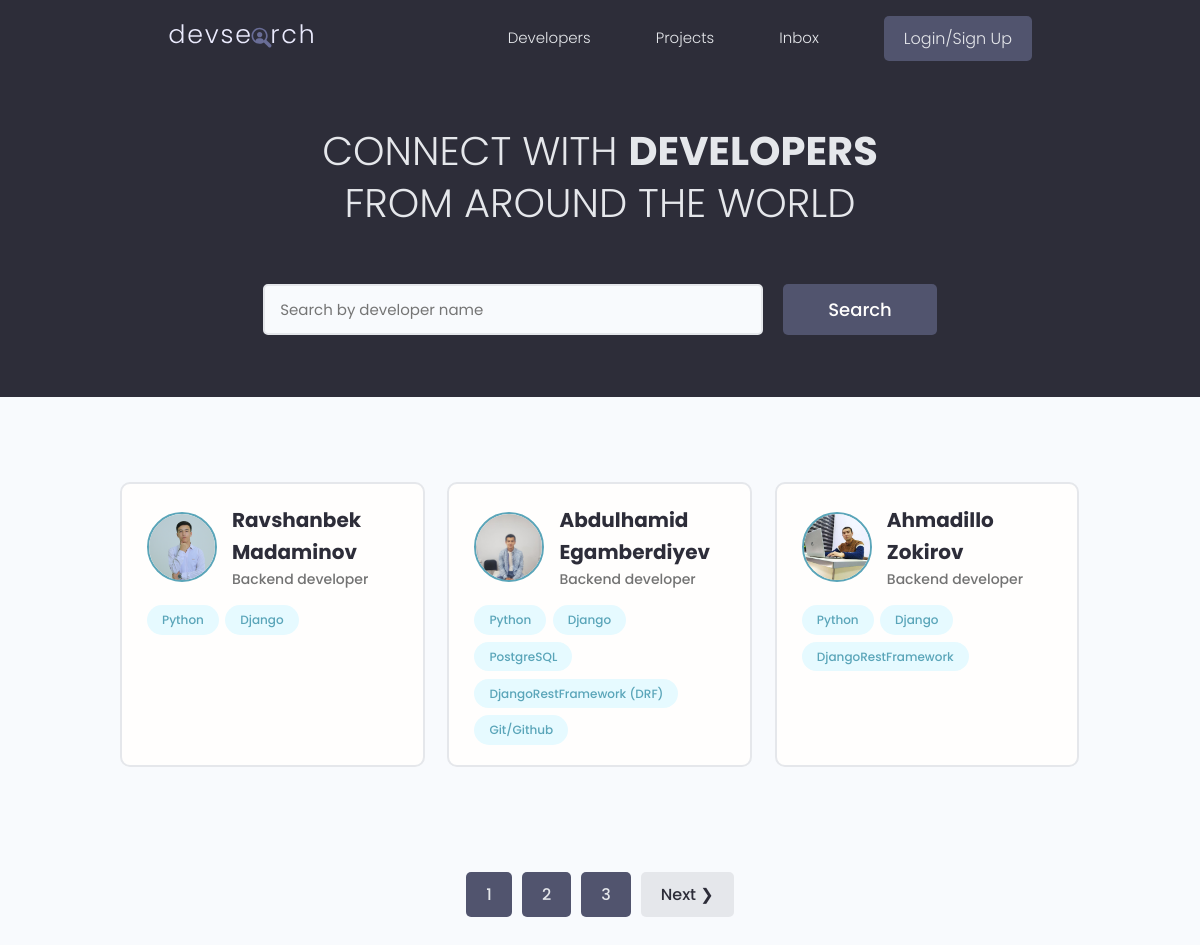
The page / on the database its author committed.
### account/models.py (models this page shows, shortened)
class Account(AbstractBaseUser):
    full_name = models.CharField(max_length=200)
    email = models.EmailField(max_length=70)
    username = models.CharField(max_length=50, unique=True)
    direction = models.CharField(verbose_name=' ',max_length=90, blank=True)
    bio = models.TextField(max_length=400, blank=True)
    address = models.CharField(max_length=80, blank=True)
    avatar = models.ImageField(upload_to='avatars/',blank=True, default='avatars/IMG_20220114_104710_103.JPG')
    date_joined = models.DateTimeField(verbose_name='Date joined',auto_now_add=True)
    last_login = models.DateTimeField(verbose_name='Last login',auto_now_add=True)
    is_admin = models.BooleanField(default=False)
    is_superuser = models.BooleanField(default=False)
    is_staff = models.BooleanField(default=False)
    is_active = models.BooleanField(default=True)
    EMAIL_FIELD = 'email'
    USERNAME_FIELD = 'username'
    REQUIRED_FIELDS = ['email',]
    objects = AccountManager()
    class Meta:
        verbose_name_plural = "Users profile"

class Skill(models.Model):
    account = models.ForeignKey(Account, on_delete=models.CASCADE, related_name='skill')
    name = models.CharField(max_length=120)
    description = models.TextField(max_length=300)
    level = models.IntegerField(default=20, help_text="Maximum 100%")
    added_time = models.DateTimeField(auto_now_add=True)
    updated_time = models.DateTimeField(auto_now_add=True)
    is_softskill = models.BooleanField(help_text='Is softskill?')
    class Meta:
        verbose_name_plural = "Skill"

### account/views.py (the view)
# urls.py: path('',views.profiles, name='home'),
def profiles(request):
    get_developers, search_query = searchDevelopers(request)
    paginator_core = Paginator(Account.objects.all(), 1)
    get_page = request.GET.get('page')
    get_developers_page = paginator_core.get_page(get_page)
    nums = "a" * get_developers_page.paginator.num_pages
    context = {
        'get_developers':get_developers,
        'get_developers_page':get_developers_page,
        'nums':nums,
        'search_query':search_query
    }
    return render(request, 'index.html', context)

### account/utils.py (called while the page is built)
def searchDevelopers(request):
    search_query = ''
    if request.GET.get('search_query'):
        search_query = request.GET.get('search_query')
    get_developers = Account.objects.distinct().filter(
        Q(full_name__icontains=search_query) |
        Q(username__icontains=search_query) |
        Q(email__icontains=search_query) |
        Q(direction__icontains=search_query)
    )
    return get_developers, search_query

### templates/index.html (shortened to what this page needs)
{% extends 'base.html' %}
{% block content %}
  <main class="home">
    <section class="hero-section text-center">
      <div class="container container--narrow">
        <div class="hero-section__box">
          <h2>CONNECT WITH <span>DEVELOPERS</span></h2>
          <h2>FROM AROUND THE WORLD</h2>
        </div>
        <div class="hero-section__search">
          <form class="form" action="{% url 'home' %}" method="get">
            <div class="form__field">
              <input class="input input--text" id="formInput#search" type="text" name="search_query" value="{{ search_query }}"
                placeholder="Search by developer name" />
            </div>
            <input class="btn btn--sub btn--lg" type="submit" value="Search" />
          </form>
        </div>
      </div>
    </section>
    <section class="devlist">
      <div class="container">
        <div class="grid grid--three">
          {% for developer in get_developers %}
            <div class="column card">
              <div class="dev">
                <a href="{% url 'profile-detail' developer.id %}" class="card__body">
                  <div class="dev__profile">
                    <img class="avatar avatar--md" src="{{ developer.avatar.url }}" alt="image" />
                    <div class="dev__meta">
                      <h3>{{ developer.full_name }}</h3>
                      <h5>{{ developer.direction }}</h5>
                    </div>
                  </div>
                  <div class="dev__skills">
                    {% for skill in developer.skill.all %}
                      <span class="tag tag--pill tag--main">
                        <small>{{ skill.name }}</small>
                      </span>
                    {% endfor %}
                  </div>
                </a>
              </div>
            </div>
          {% endfor %}
        </div>
      </div>
    </section>
    <div class="pagination">
      <ul class="container">
        {% for i in nums %}
          <li class="page-item"><a href="?page={{ forloop.counter }}" class="btn btn--sub page-link">{{ forloop.counter }}</a></li>
        {% endfor %}
        {% if get_developers_page.has_next %}
          <li><a href="?page={{ get_developers_page.next_page_number }}" class="btn">Next &#10095;</a></li>
        {% endif %}
      </ul>
    </div>
  </main>
{% endblock content %}

### static/styles/app.css (style rules this page uses)
:root { --color-sub: #2d2d39; }
.btn--sub { background-color: var(--color-sub-light); }
.card { border: 2px solid var(--color-light); }
img { width: 100%; }
.hero-section { height: 40vh; display: flex; align-items: center; background-color: var(--color-sub); }
.hero-section__box { margin-bottom: 4rem; }
.hero-section__box > h2, .hero-section__box > h2 > span { font-size: 4rem; color: var(--color-light); line-height: 1.3; text-transform: uppercase; }
.hero-section__box > h2 { font-weight: 300; }
.hero-section__box > h2 > span { font-weight: 700; }
.hero-section__search > .form { display: flex; align-items: center; justify-content: center; gap: 2rem; }
.hero-section__search > .form input.input--text { width: 50rem; }
.devlist { margin-top: 8rem; }
.devlist .grid { align-items: stretch; }
.devlist .dev .dev__profile { display: flex; align-items: center; gap: 1.5rem; }
.devlist .dev .dev__meta h3 { color: var(--color-sub); font-size: 2rem; font-weight: 700; }
.devlist .dev .dev__meta h5 { color: var(--color-text); font-size: 1.4rem; font-weight: 500; }
.pagination { margin-top: 8rem; margin-bottom: 10rem; }
.pagination > ul { flex-wrap: wrap; list-style: none; display: flex; align-items: center; justify-content: center; gap: 1rem; }
.pagination .btn { color: var(--color-sub); }
.pagination .btn.btn--sub { color: var(--color-light); }

### static/uikit/styles/modules/_variables.css (style rules this page uses)
:root { --color-main: #5aa5b9; --color-main-light: #e6faff; --color-sub: #3f4156; --color-sub-light: #51546e; --color-sub-lighter: #ededfd; --color-text: #737373; --color-gray: #8b8b8b; --color-light: #e5e7eb; --color-light-gray: #767676; --color-bg: #f8fafd; --color-white: #fffefd; --color-white-light: #f3f3f3; --color-success: #359e64; --color-success-bg: #def8e8; --color-error: #fc4b0b; --color-error-bg: #fff2ee; --font-base: 'Poppins', arial, helvetica, 'Segoe UI', roboto, ubuntu, sans-serif; --font-monospace: 'Fira Code', 'Courier New', courier, monospace; --font-regular: 300; --font-medium: 500; --font-bold: 700; --generic-shadow: 1px 1px 5px #00000010; --generic-transition: all 0.3s ease-in-out; }

### static/uikit/styles/modules/_base.css (style rules this page uses)
* { margin: 0; padding: 0; box-sizing: border-box; text-rendering: optimizeLegibility; color: inherit; font-size: inherit; }
html { font-size: 50%; }
@media only screen and (min-width: 480px) { html { font-size: 56.25%; } }
@media only screen and (min-width: 1200px) { html { font-size: 62.5%; } }
body { line-height: 1.6; font-weight: 400; font-size: 1.5rem; color: var(--color-text); background-color: var(--color-bg); min-height: 100vh; }

### static/uikit/styles/modules/_typography.css (style rules this page uses)
* { font-family: var(--font-base); }
h2 { font-size: 3.6rem; font-weight: var(--font-bold); }
h3 { font-size: 3.2rem; font-weight: var(--font-medium); }
h5 { font-size: 2.4rem; font-weight: var(--font-medium); }
h5, h6 { font-weight: var(--font-regular); }
p, span, strong { font-size: 1.6rem; color: var(--color-text); font-weight: var(--font-regular); }
a { padding-bottom: 2px; text-decoration: none; display: inline-block; color: var(--color-main); font-weight: var(--font-medium); }

### static/uikit/styles/modules/_utilities.css (style rules this page uses)
.container { width: 92%; max-width: 165rem; margin: 0 auto; box-sizing: border-box; }
.container--narrow { width: 92%; max-width: 120rem; }
@media screen and (min-width: 1000px) { .container { width: 90%; } }
@media screen and (min-width: 1000px) { .container--narrow { width: 85%; } }
@media screen and (min-width: 1200px) { .container { width: 80%; } }
@media screen and (min-width: 1200px) { .container--narrow { width: 72%; } }
.text-center { text-align: center; }

### static/uikit/styles/modules/_avatar.css (style rules this page uses)
.avatar { border-radius: 50%; border: 2px solid var(--color-main); object-fit: cover; }
.avatar--md { height: 7rem; width: 7rem; }

### static/uikit/styles/modules/_button.css (style rules this page uses)
.btn { display: inline-block; position: relative; cursor: pointer; background-color: var(--color-light); font-weight: var(--font-medium); color: var(--color-sub); text-decoration: none; padding: 1rem 2rem; border-radius: 0.5rem; border: none; width: -webkit-fit-content; width: -moz-fit-content; width: fit-content; height: -webkit-fit-content; height: -moz-fit-content; height: fit-content; font-size: 1.6rem; outline-width: 0; outline-color: transparent; -webkit-backface-visibility: hidden; backface-visibility: hidden; transition: all 0.3s ease-in-out; }
.btn--sub { background-color: var(--color-sub); color: var(--color-white); }
.btn--lg { font-size: 1.8rem; padding: 1.2rem 4.5rem; }

### rows shown on the page
Account: avatar (picture), full_name "Ravshanbek Madaminov", direction "Backend developer"
Skill: name "Python"
Skill: name "Django"
Account: avatar (picture), full_name "Abdulhamid Egamberdiyev", direction "Backend developer"
Skill: name "Python"
Skill: name "Django"
Skill: name "PostgreSQL"
Skill: name "DjangoRestFramework (DRF)"
Skill: name "Git/Github"
Account: avatar (picture), full_name "Ahmadillo Zokirov", direction "Backend developer"
Skill: name "Python"
Skill: name "Django"
Skill: name "DjangoRestFramework"
